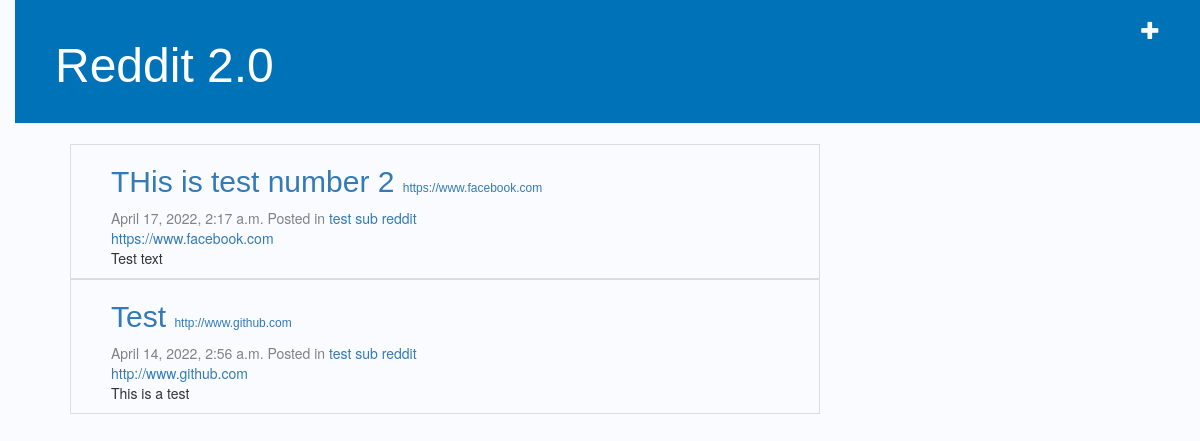
The page /reddit/ on the database as committed earlier.
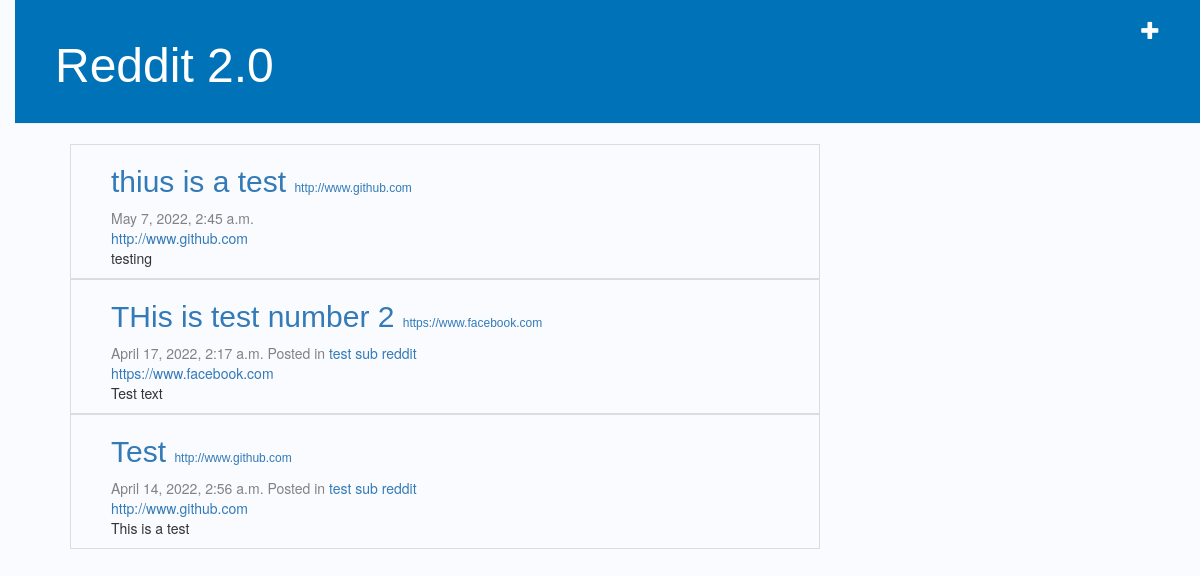
The same page on the database as committed later.
### reddit/models.py (models this page shows, shortened)
class Votable(BaseModel):
    upvote_count = models.PositiveIntegerField(default=0)
    downvote_count = models.PositiveIntegerField(default=0)
    class Meta: abstract = True

class Post(Votable):
    title = models.CharField(max_length=200)
    submitter = models.ForeignKey(settings.AUTH_USER_MODEL, related_name='posts_submitted', on_delete=models.CASCADE)
    url = models.URLField('URL', max_length=200, null=True, blank=True)
    text = models.TextField(blank=True, null=True)
    comment_count = models.PositiveIntegerField(default=0)
    name = models.CharField(max_length=50,default='DEFAULT VALUE')
    geeks_field = models.ImageField(blank= True,upload_to='reddit_images/')

class BaseModel(models.Model):
    eid = models.UUIDField(primary_key=True, default=uuid.uuid4, editable=False)
    date_created = models.DateTimeField(auto_now_add=True, db_index=True)
    class Meta: abstract = True

class SubReddit(BaseModel):
    name = models.CharField(max_length=200)
    posts = models.ManyToManyField('Post', related_name='subreddits', blank=True, through='SubRedditPost')
    cover_image_url = models.URLField('Cover Image URL', max_length=200, blank=True, null=True )
    moderators = models.ManyToManyField(settings.AUTH_USER_MODEL, related_name='subreddits_moderated')

### reddit/views.py (the view)
# urls.py: path('', views.post_list, name='post_list'),
def post_list(request):
    posts = Post.objects.all().order_by('-date_created')
    return render(request, 'reddit/post_list.html',  {'posts': posts})

### reddit/templates/reddit/post_list.html (shortened to what this page needs)
{% extends 'reddit/base.html' %}
{% block content %}
    <div class="post-list">
        {% for post in posts %}
            <div class="post">
                <h2>
                    <a href="{% url 'post_detail' pk=post.pk %}">{{ post.title }}</a>
                    {% if post.url %}
                        <span class="url"><a href="{{post.url}}">{{post.url}}</a>
                    {% endif %}
                </h2>
                <div class="date">
                    {{ post.date_created }}
                    {% include "reddit/subs_posted.html" with post=post %}
                </div>
                {% if post.url %}
                    <a href="{{post.url}}">{{post.url}}</a>
                {% endif %}
                <p>{{ post.text|linebreaksbr }}</p>
            </div>
        {% endfor %}
    </div>
{% endblock %}

### reddit/templates/reddit/subs_posted.html
{%if post.subreddits.count %}
    <span>Posted in</span>
    {% for sub in post.subreddits.all %}
        <a href="{% url 'sub_detail' pk=sub.pk %}">{{ sub.name }}</a>
    {% endfor %}
{%endif%}

Rows that differ between the two databases and show on the page:
added Post: title "thius is a test", url "http://www.github.com", date_created "May 7, 2022, 2:45 a.m.", text "testing"
